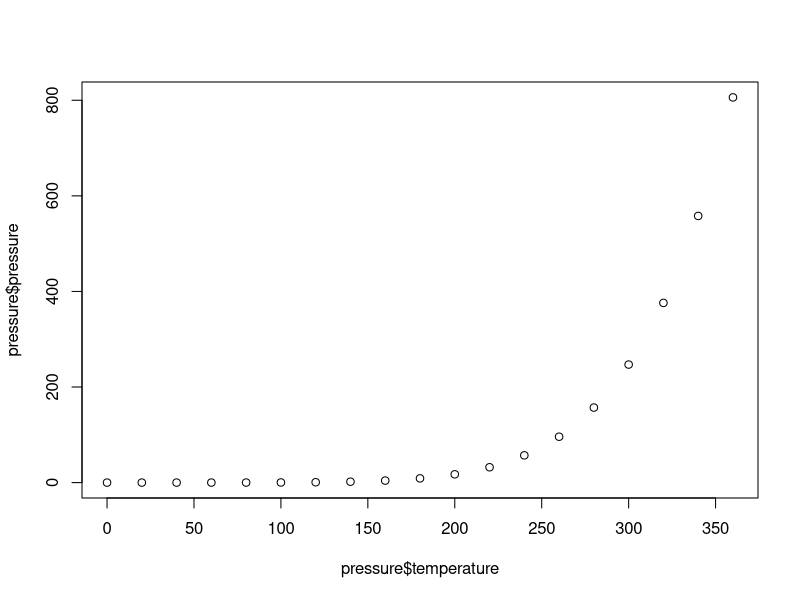

Here is the R script that generated this plot:
## ---- chunk 1
plot(pressure$temperature, pressure$pressure)
